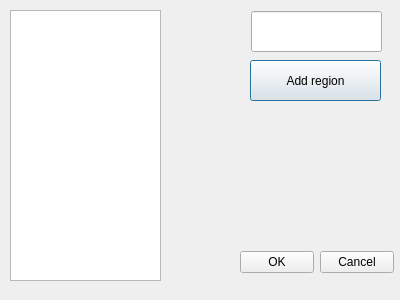
<?xml version="1.0" encoding="UTF-8"?>
<ui version="4.0">
 <class>regions</class>
 <widget class="QDialog" name="regions">
  <property name="geometry">
   <rect>
    <x>0</x>
    <y>0</y>
    <width>400</width>
    <height>300</height>
   </rect>
  </property>
  <property name="windowTitle">
   <string>Regions</string>
  </property>
  <widget class="QDialogButtonBox" name="buttonBox">
   <property name="geometry">
    <rect>
     <x>240</x>
     <y>250</y>
     <width>154</width>
     <height>25</height>
    </rect>
   </property>
   <property name="focusPolicy">
    <enum>Qt::ClickFocus</enum>
   </property>
   <property name="orientation">
    <enum>Qt::Horizontal</enum>
   </property>
   <property name="standardButtons">
    <set>QDialogButtonBox::Cancel|QDialogButtonBox::Ok</set>
   </property>
  </widget>
  <widget class="QTableView" name="tableView">
   <property name="geometry">
    <rect>
     <x>10</x>
     <y>10</y>
     <width>151</width>
     <height>271</height>
    </rect>
   </property>
   <property name="font">
    <font>
     <pointsize>14</pointsize>
     <weight>75</weight>
     <bold>true</bold>
    </font>
   </property>
   <property name="focusPolicy">
    <enum>Qt::ClickFocus</enum>
   </property>
  </widget>
  <widget class="QPushButton" name="pushButton">
   <property name="geometry">
    <rect>
     <x>250</x>
     <y>60</y>
     <width>131</width>
     <height>41</height>
    </rect>
   </property>
   <property name="text">
    <string>Add region</string>
   </property>
   <property name="autoDefault">
    <bool>false</bool>
   </property>
   <property name="default">
    <bool>true</bool>
   </property>
  </widget>
  <widget class="QLineEdit" name="lineEdit">
   <property name="geometry">
    <rect>
     <x>251</x>
     <y>11</y>
     <width>131</width>
     <height>41</height>
    </rect>
   </property>
   <property name="font">
    <font>
     <pointsize>14</pointsize>
     <weight>75</weight>
     <bold>true</bold>
    </font>
   </property>
  </widget>
 </widget>
 <tabstops>
  <tabstop>lineEdit</tabstop>
  <tabstop>pushButton</tabstop>
  <tabstop>tableView</tabstop>
  <tabstop>buttonBox</tabstop>
 </tabstops>
 <resources/>
 <connections>
  <connection>
   <sender>buttonBox</sender>
   <signal>accepted()</signal>
   <receiver>regions</receiver>
   <slot>accept()</slot>
   <hints>
    <hint type="sourcelabel">
     <x>248</x>
     <y>254</y>
    </hint>
    <hint type="destinationlabel">
     <x>157</x>
     <y>274</y>
    </hint>
   </hints>
  </connection>
  <connection>
   <sender>buttonBox</sender>
   <signal>rejected()</signal>
   <receiver>regions</receiver>
   <slot>reject()</slot>
   <hints>
    <hint type="sourcelabel">
     <x>316</x>
     <y>260</y>
    </hint>
    <hint type="destinationlabel">
     <x>286</x>
     <y>274</y>
    </hint>
   </hints>
  </connection>
  <connection>
   <sender>lineEdit</sender>
   <signal>editingFinished()</signal>
   <receiver>regions</receiver>
   <slot>onRetPressed()</slot>
   <hints>
    <hint type="sourcelabel">
     <x>277</x>
     <y>34</y>
    </hint>
    <hint type="destinationlabel">
     <x>192</x>
     <y>45</y>
    </hint>
   </hints>
  </connection>
 </connections>
 <slots>
  <slot>onRetPressed()</slot>
 </slots>
</ui>
